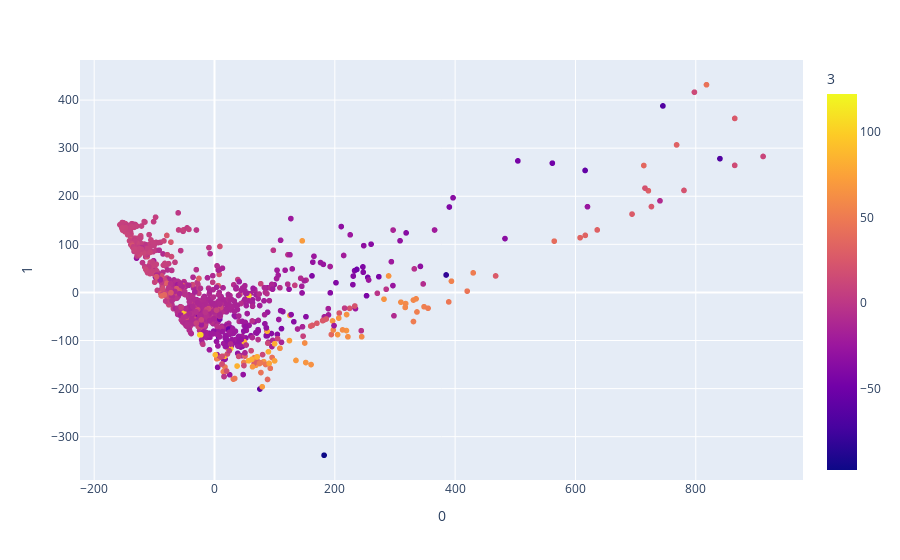

The notebook cell saved with this chart:
### Code cell
import plotly.express as px 

px.scatter(PCA_res, x= 0, y=1, color=3, hover_name=PCA_res.index)

### Figure 1 — Plotly figure (JSON) as saved in the notebook; plotly's stock layout.template omitted (floating-point values rounded to 4 significant figures; data arrays with more than 128 entries replaced by an {"elided": "..."} marker saying what was removed)
{"data": [{"hovertemplate": "<b>%{hovertext}</b><br><br>0=%{x}<br>1=%{y}<br>3=%{marker.color}<extra></extra>", "hovertext": {"elided": "1191 str values"}, "legendgroup": "", "marker": {"color": {"elided": "1191 float values"}, "coloraxis": "coloraxis", "symbol": "circle"}, "mode": "markers", "name": "", "showlegend": false, "type": "scattergl", "x": {"elided": "1191 float values"}, "xaxis": "x", "y": {"elided": "1191 float values"}, "yaxis": "y"}], "layout": {"coloraxis": {"colorbar": {"title": {"text": "3"}}, "colorscale": [[0, "#0d0887"], [0.1111, "#46039f"], [0.2222, "#7201a8"], [0.3333, "#9c179e"], [0.4444, "#bd3786"], [0.5556, "#d8576b"], [0.6667, "#ed7953"], [0.7778, "#fb9f3a"], [0.8889, "#fdca26"], [1, "#f0f921"]]}, "legend": {"tracegroupgap": 0}, "margin": {"t": 60}, "xaxis": {"anchor": "y", "domain": [0, 1], "title": {"text": "0"}}, "yaxis": {"anchor": "x", "domain": [0, 1], "title": {"text": "1"}}}}
